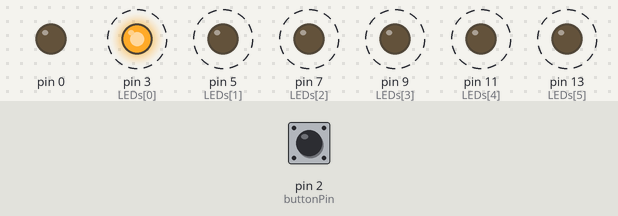
The sketch below on a simulated Arduino Uno, built with avr-gcc and run on an emulated ATmega328P. Shown: output pins drawn as LEDs (lit = HIGH). Dashed ring = blinking. The test bench sets the inputs (shaded band); at power-on: pin 2 (buttonPin) HIGH.

Above: at 1.25 s.
1.3 s: pin 2 (buttonPin) pulled LOW for 3.2 s
At 2.1 s:
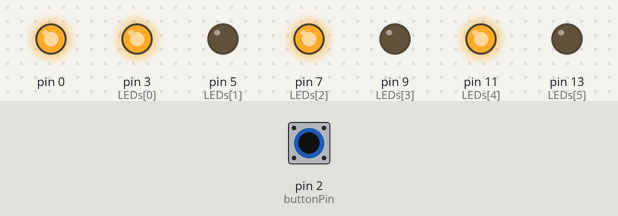
At 3.1 s:
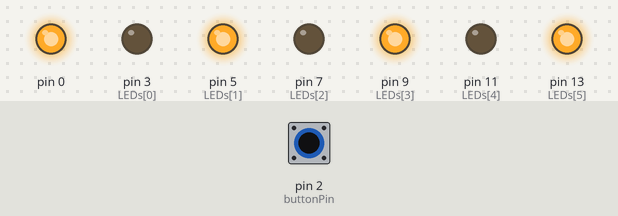
Timing chart, 0 to 12.0 s (numbered marks = the images above; inputs shaded):
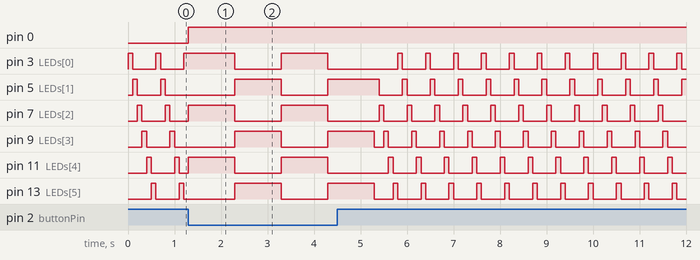

The sketch:

20190930.ino
```cpp
const byte LEDs[]={3,5,7,9,11,13};
const byte total = sizeof(LEDs);
byte buttonPin=2;
byte index=0;
byte index2=0;
int buttonState = 0;


void setup() {
  for (byte i = 0;i<=total;i++){
    pinMode(LEDs[i], OUTPUT);
  }
  pinMode(buttonPin, INPUT);
}

void loop() {
  buttonState = digitalRead(buttonPin);
  if (buttonState == LOW) {
      for (byte i = 0;i<total;i++){
        digitalWrite(LEDs[i], LOW);
      }
      for (byte i = 0;i<=3;i++){
        digitalWrite(LEDs[i*2+index2], HIGH);
      }

      if (index2==1){
        index2=0;
      }else{
        index2=1;
      }
    delay(1000);
 } else {
      for (byte i = 0;i<total;i++){
        digitalWrite(LEDs[i], LOW);
      }

      if(index>=total){
        index=0;
      }
      digitalWrite(LEDs[index], HIGH);
      index++;
      delay(100);

  }
}
```

Measured:
- after the input at 1.3 s, pin 0: LOW → HIGH at once
